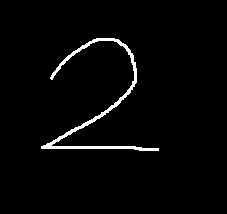
#> input picture images/m1.png, 227 x 214 px, found by its file name
$ python OpencvDemo019.py
#> lines starting #> are read from the running program, lines starting #| are printed output that depends on the picture; after the words box and inside, x2 and y2 are one past the last pixel; in counts of white or black regions, pixels touching at a corner belong together
#!/usr/bin/env python3
#coding = utf-8

import logging
import cv2 as cv

# 图像直方图比较
def OpencvDemo019():
    logging.basicConfig(level=logging.DEBUG)

    src1 = cv.imread("images/m1.png")
#> src1 is the input picture: shape (214, 227, 3); 2.4% white; 1 white region, box (x1, y1, x2, y2) and area: (41, 38, 159, 151) 1181
    src2 = cv.imread("images/m2.png")
    src3 = cv.imread("images/flower.png")
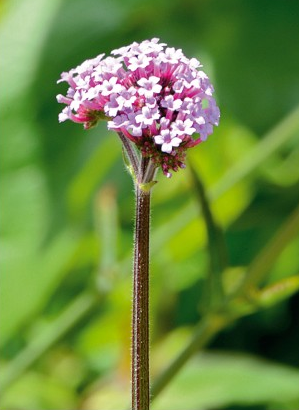
#> input picture images/flower.png, 299 x 410 px, found by its file name
#> src3 is the input picture: shape (410, 299, 3); mean B, G, R 64, 137, 107.6
    src4 = cv.imread("images/test.png")
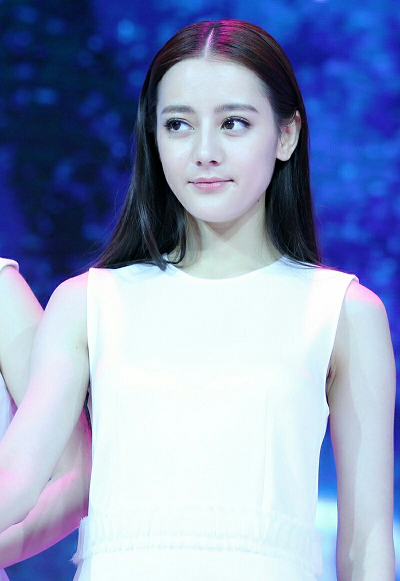
#> input picture images/test.png, 400 x 581 px, found by its file name
#> src4 is the input picture: shape (581, 400, 3); mean B, G, R 189.6, 154.2, 139.9
    if (src1 is None) or (src2 is None) or (src3 is None) or (src4 is None):
        logging.error("could not load image(s)!")
        return cv.Error.StsError
    cv.imshow("input1", src1)
    cv.imshow("input2", src2)
    cv.imshow("input3", src3)
    cv.imshow("input4", src4)

    hsv1 = cv.cvtColor(src1, cv.COLOR_BGR2HSV)
    hsv2 = cv.cvtColor(src2, cv.COLOR_BGR2HSV)
    hsv3 = cv.cvtColor(src3, cv.COLOR_BGR2HSV)
    hsv4 = cv.cvtColor(src4, cv.COLOR_BGR2HSV)

    hist1 = cv.calcHist([hsv1], [0, 1], None, [60, 64], [0, 180, 0, 256])
    hist2 = cv.calcHist([hsv2], [0, 1], None, [60, 64], [0, 180, 0, 256])
    hist3 = cv.calcHist([hsv3], [0, 1], None, [60, 64], [0, 180, 0, 256])
    hist4 = cv.calcHist([hsv4], [0, 1], None, [60, 64], [0, 180, 0, 256])
    logging.debug("hist1.dtype: {}".format(hist1.dtype))

    cv.normalize(hist1, hist1, 0, 1.0, cv.NORM_MINMAX, dtype=cv.CV_32F)
    cv.normalize(hist2, hist2, 0, 1.0, cv.NORM_MINMAX)
    cv.normalize(hist3, hist3, 0, 1.0, cv.NORM_MINMAX)
    cv.normalize(hist4, hist4, 0, 1.0, cv.NORM_MINMAX)

    methods = [cv.HISTCMP_CORREL, cv.HISTCMP_CHISQR,
               cv.HISTCMP_INTERSECT, cv.HISTCMP_BHATTACHARYYA]
    str_method = ""
    for method in methods:
        src1_src2 = cv.compareHist(hist1, hist2, method)
        src3_src4 = cv.compareHist(hist3, hist4, method)
        if method == cv.HISTCMP_CORREL:
            str_method = "Correlation"
        elif method == cv.HISTCMP_CHISQR:
            str_method = "Chi-square"
        elif method == cv.HISTCMP_INTERSECT:
            str_method = "Intersection"
        elif method == cv.HISTCMP_BHATTACHARYYA:
            str_method = "Bhattacharyya"
        logging.info("Method [{}]: src1_src2: {:.3f}, src3_src4: {:.3f}".format(str_method, src1_src2, src3_src4))

    cv.waitKey(0)

    cv.destroyAllWindows()

    return cv.Error.StsOk

if __name__ == "__main__":
    OpencvDemo019()

# end of file
